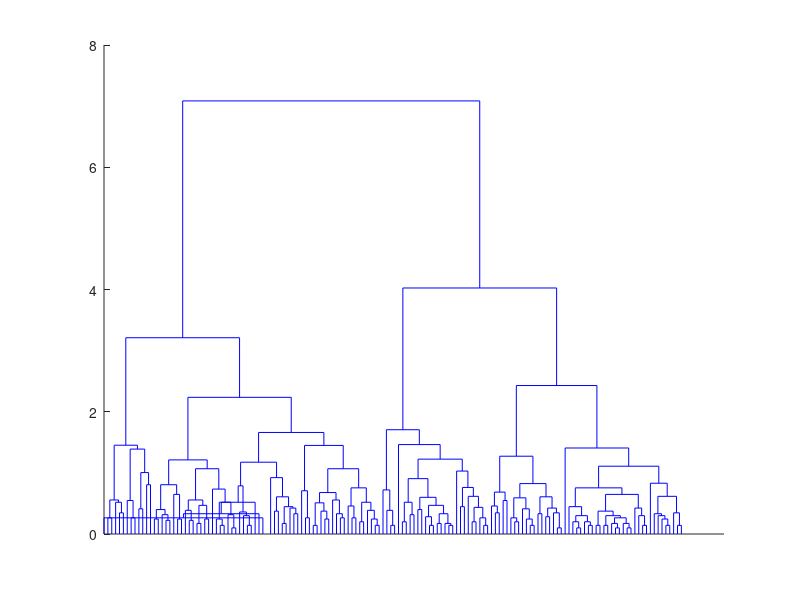

This figure's MATLAB source: (Note: this script raises an error after producing the figure.)
function e_2b()
    load fisheriris;
    z = linkage(pdist(meas, 'euclidean'), 'complete');
    idx = cluster(z, 'MaxClust', 3);
    group = [ones(50,1); ones(50,1)+1; ones(50,1)+2];
    confusionmat(group, idx)


    dendrogram(z, 150)
    set(gca,'XTick',[])
    set(gca,'XTickLabels',{})
    % set(gca,'XColor','black')

    % draw_vline(50.5)
    % draw_vline(100.5)

    % xlabel('position in species array', 'Color', 'black')
end

function draw_vline(x)
    yL = get(gca,'YLim');
    line([x x],yL,'Color',[170 170 170]/255);
end